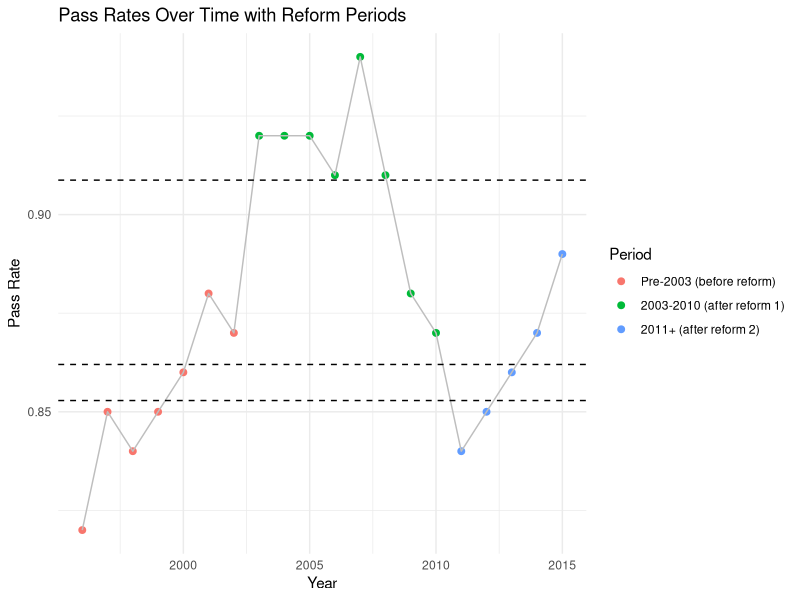
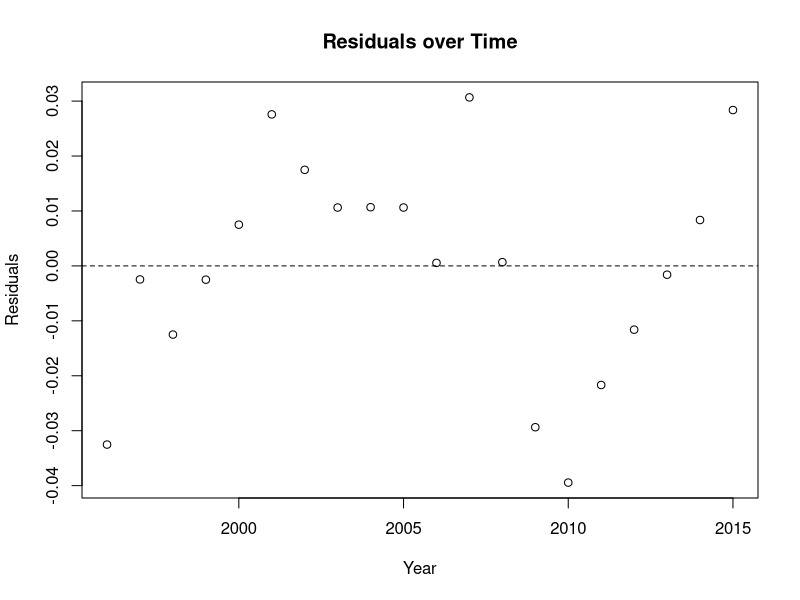
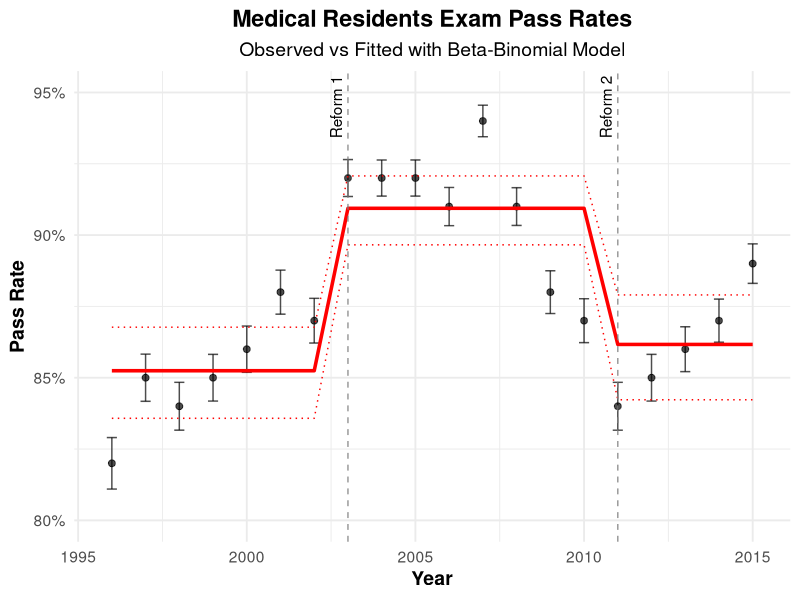
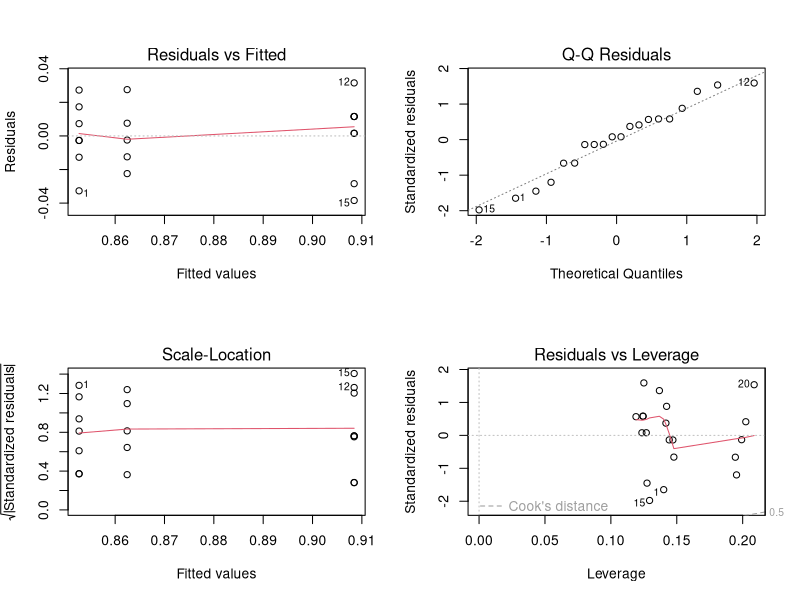
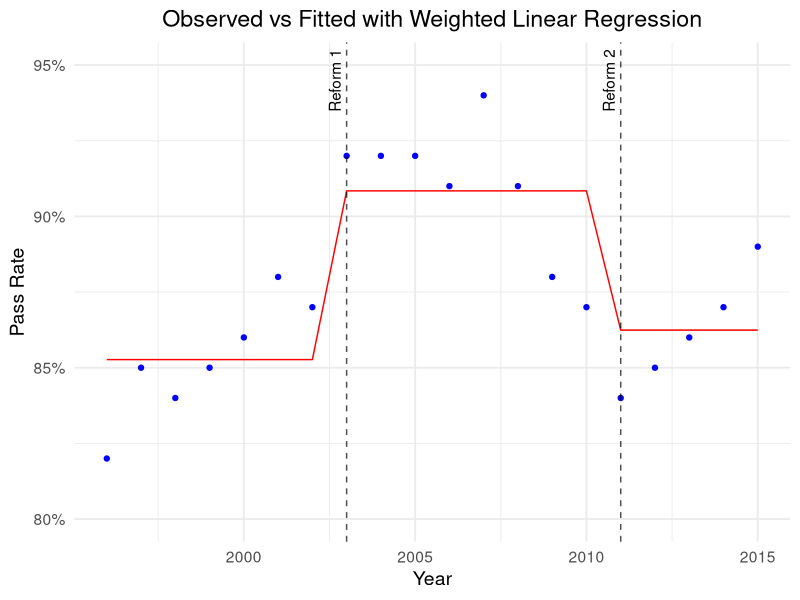

Generate these figures, in order, with R:
## ---- chunk 1
#| echo: false
#| message: false
#| warning: false
library(VGAM)
library(ggplot2)
library(dplyr)
library(scales)
library(broom)
library(car)
library(sandwich)
x <- read.table("data.txt", header = TRUE, as.is = TRUE)
## ---- chunk 2
data <- read.table("data.txt", header = TRUE, as.is = TRUE)
head(data)
## ---- chunk 3
# Split up reform periods
data$Period <- cut(
  data$Year,
  breaks = c(1995, 2002, 2010, 2020),
  labels = c(
    "Pre-2003 (before reform)",
    "2003-2010 (after reform 1)",
    "2011+ (after reform 2)"
  )
)

# Compute average Pct for each period
period_means <- data |>
  group_by(Period) |>
  summarise(mean_pct = mean(Pct, na.rm = TRUE))

# Plot points, lines, and dashed horizontal lines
ggplot(data, aes(x = Year, y = Pct, color = Period)) +
  geom_point(size = 2) +
  geom_line(aes(group = 1), color = "grey") +
  geom_hline(
    data = period_means,
    aes(yintercept = mean_pct),
    linetype = "dashed",
    color = "black"
  ) +
  labs(
    title = "Pass Rates Over Time with Reform Periods",
    y = "Pass Rate",
    x = "Year"
  ) +
  theme_minimal()

aggregate(Pct ~ Period, data, mean)
## ---- chunk 4
x <- read.table("data.txt", header = TRUE, as.is = TRUE)

x$Pass <- round(x$N * x$Pct)
x$Fail <- x$N - x$Pass

x$timeperiod <- rep(1, nrow(x))
x$timeperiod[x$Year > 2002] <- 2
x$timeperiod[x$Year > 2010] <- 3
x$timeperiod <- factor(x$timeperiod, levels = c(1,2,3), 
                       labels = c("tp1","tp2","tp3"))

bb_model <- vglm(cbind(Pass, Fail) ~ timeperiod, betabinomial, data = x)
binomial_model <- glm(cbind(Pass, Fail) ~ timeperiod, family = binomial, data = x)

coef_all <- Coef(bb_model)
se_all   <- sqrt(diag(vcov(bb_model)))

coef_mu  <- coef_all[c("(Intercept):1", "timeperiodtp2", "timeperiodtp3")]
coef_rho <- coef_all["(Intercept):2"]

se_mu  <- se_all[c("(Intercept):1", "timeperiodtp2", "timeperiodtp3")]
se_rho <- se_all["(Intercept):2"]

z_mu  <- coef_mu / se_mu
z_rho <- coef_rho / se_rho

p_mu  <- 2 * pnorm(-abs(z_mu))
p_rho <- 2 * pnorm(-abs(z_rho))

odds_ratios <- exp(coef_mu)
pred_probs  <- plogis(coef_mu)

ci_lower <- exp(coef_mu - 1.96*se_mu)
ci_upper <- exp(coef_mu + 1.96*se_mu)

summary_table <- data.frame(
  Predictor = c("(Intercept) mu", "timeperiodtp2", "timeperiodtp3", "(Intercept) rho"),
  Log_Odds  = round(c(coef_mu, coef_rho), 3),
  Std_Error = round(c(se_mu, se_rho), 3),
  Z_value   = round(c(z_mu, z_rho), 3),
  P_value   = signif(c(p_mu, p_rho), 3),
  Odds_Ratio = c(round(odds_ratios,3), NA),
  CI_lower   = c(round(ci_lower,3), NA),
  CI_upper   = c(round(ci_upper,3), NA),
  Predicted_Prob = c(round(pred_probs,3), NA)
)
print("=== Model Summary Table (aligned correctly) ===")
print(summary_table)

cat("Beta-Binomial AIC:", AIC(bb_model), "\n")
cat("Standard Binomial AIC:", AIC(binomial_model), "\n")

x$fitted_prob <- fitted(bb_model)[,1]
x$resid_resp  <- residuals(bb_model, type = "response")

## ---- chunk 5

binomial_model <- glm(cbind(Pass, Fail) ~ timeperiod, family = binomial, data = x)
bb_model <- vglm(cbind(Pass, Fail) ~ timeperiod, betabinomial, data = x)

pearson_resid <- residuals(binomial_model, type = "pearson")
deviance_resid <- residuals(binomial_model, type = "deviance")

pearson_chisq <- sum(pearson_resid^2)
df_res <- binomial_model$df.residual
pearson_p_value <- pchisq(pearson_chisq, df_res, lower.tail = FALSE)

cat("=== Pearson Residuals ===\n")
cat("Pearson Chi-square:", pearson_chisq, "\n")
cat("Residual df:", df_res, "\n")
cat("Goodness-of-fit p-value:", pearson_p_value, "\n\n")

cat("=== Deviance Residuals ===\n")
cat("Residual Deviance:", binomial_model$deviance, "\n")
cat("Residual df:", df_res, "\n")
cat("Lack-of-fit p-value:",
    pchisq(binomial_model$deviance, df_res, lower.tail = FALSE), "\n")

aic_table <- data.frame(
  Model = c("Binomial", "Beta-binomial"),
  AIC   = c(AIC(binomial_model), AIC(bb_model))
)

coef_all <- Coef(bb_model)
dispersion_param <- coef_all["(Intercept):2"]

newdat <- data.frame(timeperiod = factor(c("tp1","tp2","tp3"),
                                         levels = levels(x$timeperiod)))

pred_link <- predict(bb_model, newdata = newdat, type = "link", se.fit = TRUE)
pred_prob <- plogis(pred_link$fit)
ci_lower  <- plogis(pred_link$fit - 1.96 * pred_link$se.fit)
ci_upper  <- plogis(pred_link$fit + 1.96 * pred_link$se.fit)

pred_table <- data.frame(
  Period = newdat$timeperiod,
  Pred_Prob = round(pred_prob, 3),
  CI_lower  = round(ci_lower, 3),
  CI_upper  = round(ci_upper, 3)
)

list(
  AICs = aic_table,
  Dispersion = dispersion_param,
  Predictions = pred_table
)

disp_coef <- Coef(bb_model)["(Intercept):2"]

disp_param <- plogis(disp_coef)

cat("Dispersion coefficient (logit scale):", disp_coef, "\n")
cat("Estimated dispersion parameter (rho):", disp_param, "\n")
## ---- chunk 6
# Residual Plot
plot(x$Year, x$resid_resp,
     main = "Residuals over Time",
     xlab = "Year", ylab = "Residuals")
abline(h=0,lty=2)
par(mfrow = c(1,1))
## ---- chunk 7

x$resid_dev <- residuals(bb_model, type = "deviance")
X <- model.matrix(~ timeperiod, data = x)
coef_bb <- coef(bb_model)
vcov_bb <- vcov(bb_model)

linpred <- X %*% coef_bb[c("(Intercept):1","timeperiodtp2","timeperiodtp3")]
se_fit  <- sqrt(diag(X %*% vcov_bb[c("(Intercept):1","timeperiodtp2","timeperiodtp3"),
                                   c("(Intercept):1","timeperiodtp2","timeperiodtp3")] %*% t(X)))

fit_prob <- plogis(linpred)
ci_low   <- plogis(linpred - 1.96 * se_fit)
ci_high  <- plogis(linpred + 1.96 * se_fit)

x$fitted_prob <- fit_prob
x$ci_low <- ci_low
x$ci_high <- ci_high

x$obs_se <- sqrt((x$Pct * (1 - x$Pct)) / x$N)
x$obs_low <- x$Pct - 1.96 * x$obs_se
x$obs_high <- x$Pct + 1.96 * x$obs_se

x$obs_low[x$obs_low < 0] <- 0
x$obs_high[x$obs_high > 1] <- 1

ggplot(x, aes(x = Year)) +
  geom_point(aes(y = Pct), color = "black", size = 2, alpha = 0.7) +
  geom_errorbar(aes(ymin = obs_low, ymax = obs_high),
                width = 0.3, color = "black", alpha = 0.7) +
  geom_line(aes(y = fitted_prob), color = "red", size = 1.2) +
  geom_line(aes(y = ci_low), linetype = "dotted", color = "red") +
  geom_line(aes(y = ci_high), linetype = "dotted", color = "red") +
  geom_vline(xintercept = c(2003, 2011), linetype = "dashed", color = "gray50", alpha = 0.8) +
  annotate("text", x = 2003, y = 0.945, label = "Reform 1", angle = 90, vjust = -0.5) +
  annotate("text", x = 2011, y = 0.945, label = "Reform 2", angle = 90, vjust = -0.5) +
  labs(
    title = "Medical Residents Exam Pass Rates",
    subtitle = "Observed vs Fitted with Beta-Binomial Model",
    y = "Pass Rate",
    x = "Year"
  ) +
  scale_y_continuous(limits = c(0.8, 0.95), labels = scales::percent) +
  theme_minimal(base_size = 14) +
  theme(
    plot.title = element_text(hjust = 0.5, face = "bold"),
    plot.subtitle = element_text(hjust = 0.5),
    axis.title = element_text(face = "bold")
  )
## ---- chunk 8
binomial_model <- glm(cbind(Pass, Fail) ~ timeperiod, 
                      family = binomial, data = x)
res_dev <- deviance(binomial_model)
df_res  <- df.residual(binomial_model)

dispersion_ratio <- res_dev / df_res
dispersion_ratio
## ---- chunk 9
library(VGAM)
library(dplyr)
library(broom)

# --- Fit models ---
binomial_model <- glm(cbind(Pass, Fail) ~ timeperiod, family = binomial, data = x)
bb_model <- vglm(cbind(Pass, Fail) ~ timeperiod, betabinomial, data = x)

# --- 1. Model comparison (AIC) ---
aic_table <- data.frame(
  Model = c("Binomial", "Beta-binomial"),
  AIC   = c(AIC(binomial_model), AIC(bb_model))
)

# --- 2. Dispersion parameter from beta-binomial ---
coef_all <- Coef(bb_model)
dispersion_param <- coef_all["(Intercept):2"]

# --- 3. Predicted probabilities with CIs ---
newdat <- data.frame(timeperiod = factor(c("tp1","tp2","tp3"),
                                         levels = levels(x$timeperiod)))

pred_link <- predict(bb_model, newdata = newdat, type = "link", se.fit = TRUE)
pred_prob <- plogis(pred_link$fit)
ci_lower  <- plogis(pred_link$fit - 1.96 * pred_link$se.fit)
ci_upper  <- plogis(pred_link$fit + 1.96 * pred_link$se.fit)

pred_table <- data.frame(
  Period = newdat$timeperiod,
  Pred_Prob = round(pred_prob, 3),
  CI_lower  = round(ci_lower, 3),
  CI_upper  = round(ci_upper, 3)
)

# --- 4. Combine summary results ---
list(
  AICs = aic_table,
  Dispersion = dispersion_param,
  Predictions = pred_table
)

# Extract dispersion coefficient (logit scale)
disp_coef <- Coef(bb_model)["(Intercept):2"]

# Back-transform from logit to get rho (dispersion parameter)
disp_param <- plogis(disp_coef)

cat("Dispersion coefficient (logit scale):", disp_coef, "\n")
cat("Estimated dispersion parameter (rho):", disp_param, "\n")


## ---- chunk 10

# linear model fit 
linear_model <- lm(Pct ~ timeperiod, data = x, weights = N)
tidy(linear_model, conf.int = TRUE)

# predicted period means with 95% ci 
newdat <- data.frame(timeperiod = factor(c("tp1","tp2","tp3"), 
                                         levels=c("tp1","tp2","tp3")))
pred <- predict(linear_model, 
                newdata = newdat, se.fit = TRUE)

# SEs for predictions
X <- model.matrix(~ timeperiod, newdat)
Vrob <- vcovHC(linear_model, type = "HC1")
se_pred <- sqrt(diag(X %*% Vrob %*% t(X)))
cbind(newdat,
      fit = pred$fit,
      lo = pred$fit - 1.96*se_pred,
      hi = pred$fit + 1.96*se_pred)

# tp3 vs tp2
linearHypothesis(linear_model, "timeperiodtp3 - timeperiodtp2 = 0", vcov.=vcovHC(linear_model, type="HC1"))

# residual plots
par(mfrow=c(2,2))
plot(linear_model)
par(mfrow=c(1,1))

# can do aic comparing with / without time period (chat?)
# i will finish writing the confidence interval stuff later
## ---- chunk 11

x$fitted_lm <- predict(linear_model, newdata = x)

ggplot(x, aes(x = Year)) +
  geom_point(aes(y = Pct), color = "blue") +  
  geom_line(aes(y = fitted_lm), color = "red") +         
  geom_vline(xintercept = c(2003, 2011), linetype = "dashed", color = "black", alpha = 0.7) +
  annotate("text", x = 2003, y = 0.945, label = "Reform 1", angle = 90, vjust = -0.5) +
  annotate("text", x = 2011, y = 0.945, label = "Reform 2", angle = 90, vjust = -0.5) +
  labs(title = "Observed vs Fitted with Weighted Linear Regression",
       y = "Pass Rate",
       x = "Year") +
  scale_y_continuous(limits = c(0.8, 0.95), labels = percent) +
  theme_minimal(base_size = 14) +
  theme(
    plot.title = element_text(hjust = 0.5),
    plot.subtitle = element_text(hjust = 0.5),
    axis.title = element_text()
  )
